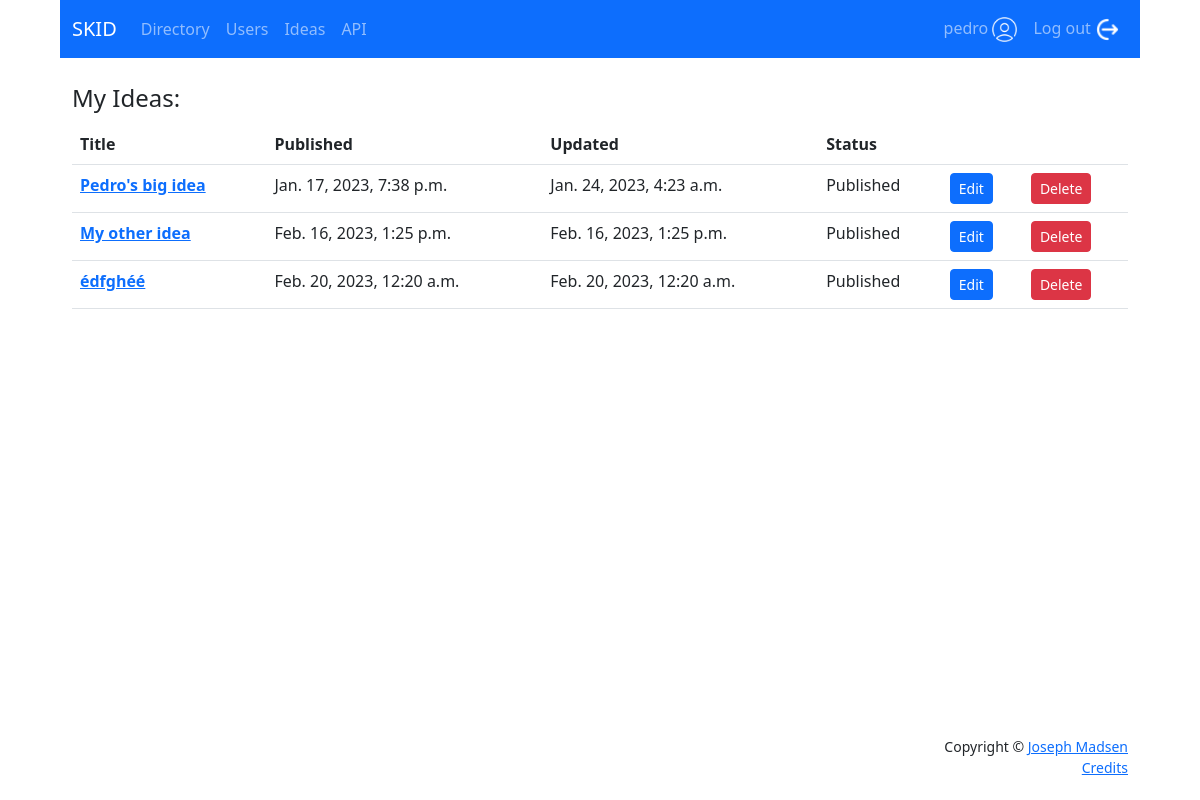
/users/1/view-ideas/ (signed in), run on an earlier commit of the app's database.
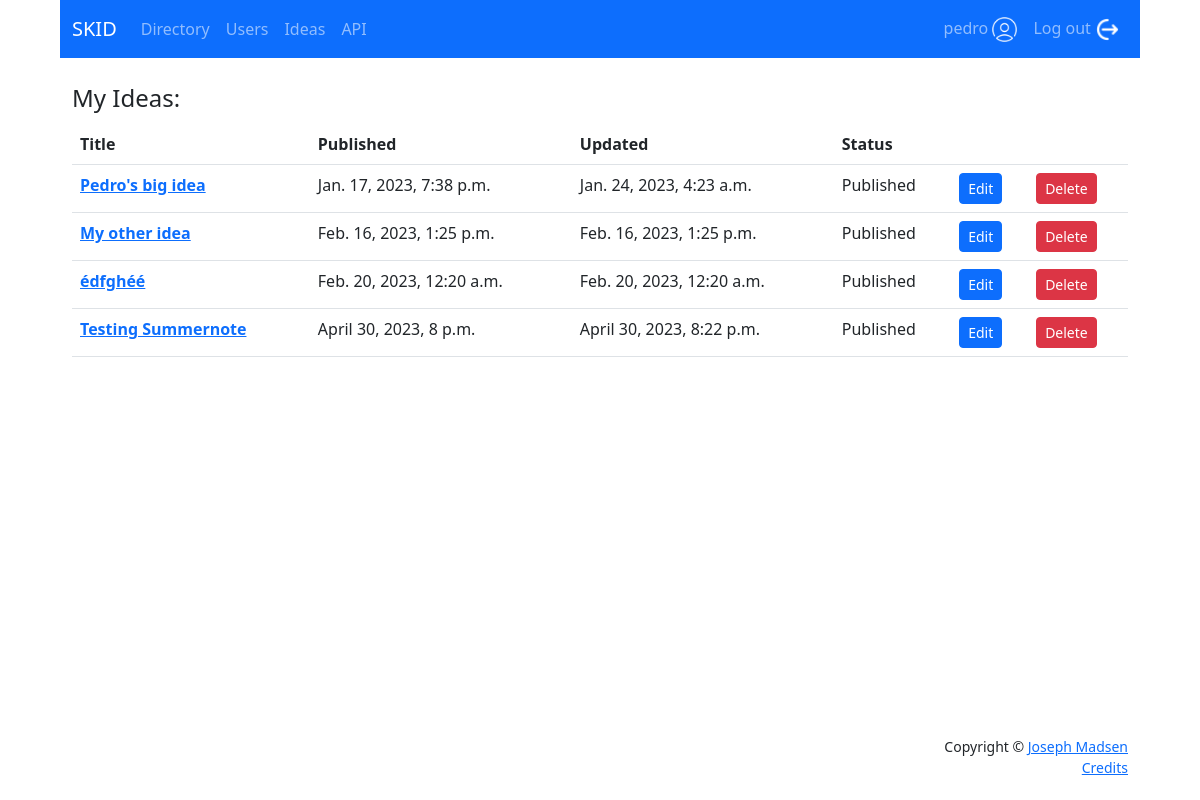
And on a later commit of the database.
### users/models.py (models this page shows, shortened)
class Idea(models.Model):
    author = models.ForeignKey(User, on_delete=models.CASCADE, null=True, related_name='ideas')
    title = models.CharField(max_length=140)
    slug = models.SlugField(max_length=140, default='', null=True, blank=True, unique=True)
    text = models.TextField()
    published = models.DateTimeField(auto_now_add=True)
    updated = models.DateTimeField(auto_now=True)
    skills = models.ManyToManyField(
        to=Skill,
        related_name='idea',
        blank=True,
        help_text='Type of skills needed for this Idea.')
    materials = models.ManyToManyField(
        to=Material,
        related_name='idea',
        blank=True,
        help_text='Type of materials needed for this Idea.')
    type_of_work = models.ManyToManyField(
        to=WorkType,
        related_name='idea',
        blank=True,
        help_text='How many do you need made? eg: one = prototype, many = production, etc.')
    IDEA_STATUS = (
        ('d', 'Draft'),
        ('p', 'Publish'),
    )
    status = models.CharField(
        max_length=1,
        choices=IDEA_STATUS,
        blank=True,
        default='d',
    )

### users/views.py (the view)
# urls.py: path('<int:id>/view-ideas/', views.view_ideas, name='view_ideas'),
@login_required
def view_ideas(request, id):
    try:
        userId = int(request.session["_auth_user_id"])
        user = User.objects.filter(id=userId).first()
        if user:
            ideas = Idea.objects.filter(author=user)
            context = {
                'ideas': ideas,
            }
            return render(request, 'users/view_ideas.html', context=context)
        raise Exception("users/views.py view_ideas()")
    except Exception as err:
        print("ERROR: ", str(err))
        context = {'error': str(err)}
        return render(request, 'error_page.html', context, content_type='text/html')

### users/templates/users/view_ideas.html
{% extends 'base.html' %}
{% block content %}
    <div class="container">
        <legend>My Ideas:</legend>
            <div>
                <table class="table">
                    <thead>
                        <tr>
                        <th scope="col">Title</th>
                        <th scope="col">Published</th>
                        <th scope="col">Updated</th>
                        <th scope="col">Status</th>
                        <th scope="col"></th>
                        <th scope="col"></th>
                        </tr>
                    </thead>
                    <tbody>
                        {% for idea in ideas %}
                        <tr>
                            <th scope="row">
                                <a href="{% url 'directory:idea_detail' idea.slug %}">{{ idea.title }}</a>
                            </th>
                            <td>{{ idea.published }}</td>
                            <td>{{ idea.updated }}</td>
                            {% if idea.status == 'p' %}
                                <td>Published</td>
                            {% elif idea.status == 'd' %}
                                <td>Draft</td>
                            {% endif %}
                            <td><a class="btn btn-primary btn-sm" href="{% url 'users:edit_idea' idea.author.id idea.slug %}">Edit</a></td>
                            <td><a class="btn btn-danger btn-sm" href="{% url 'users:delete_idea' idea.author.id idea.slug %}">Delete</a></td>
                        </tr>
                        {% endfor %}
                    </tbody>
                </table>
            </div>
    </div>
{% endblock content %}

What changed in the data, as far as the page shows it:
added Idea: title "Testing Summernote", published "April 30, 2023, 8 p.m.", updated "April 30, 2023, 8:22 p.m.", status "Published"
